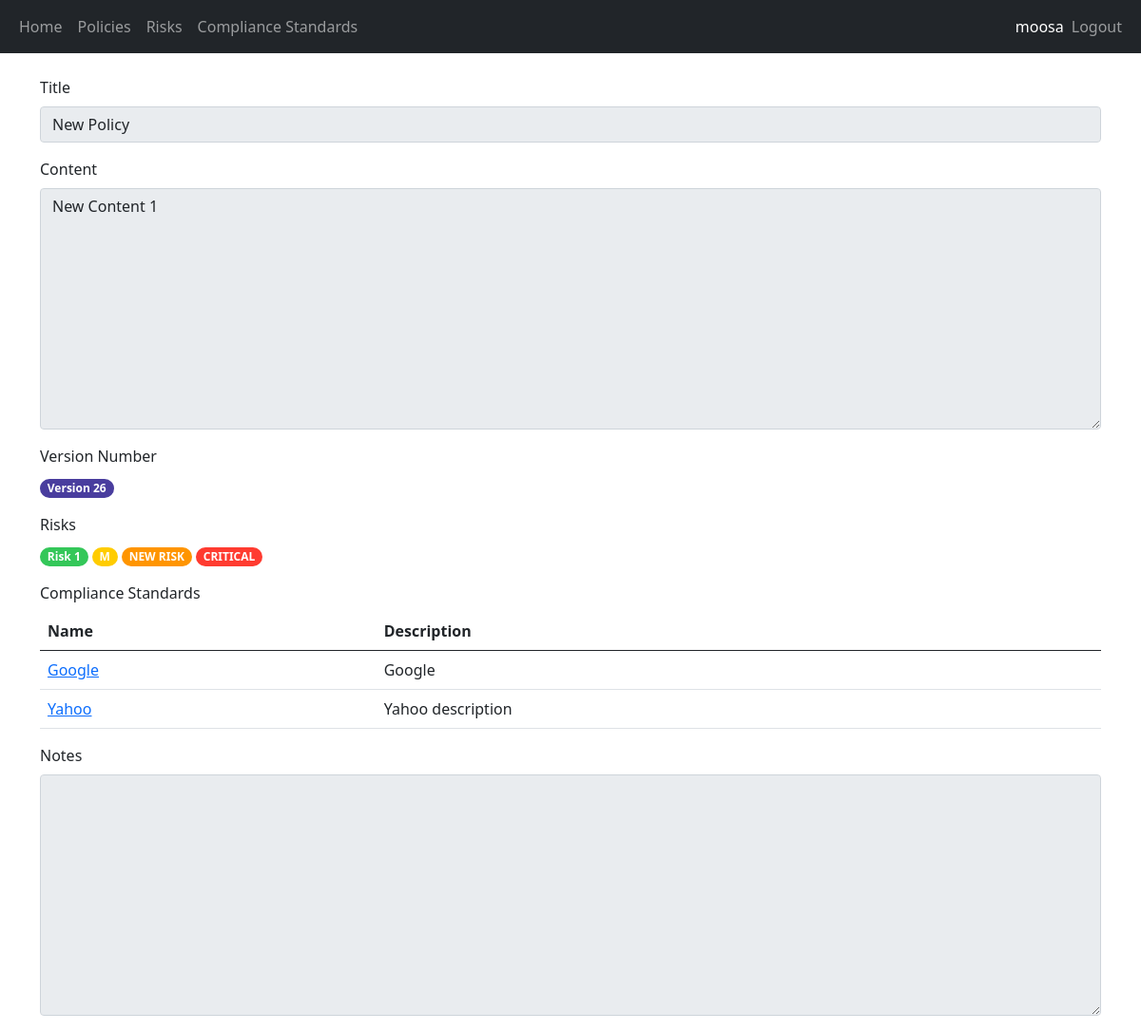
Before: /view-policy-version/29 (signed in) with the older database file.
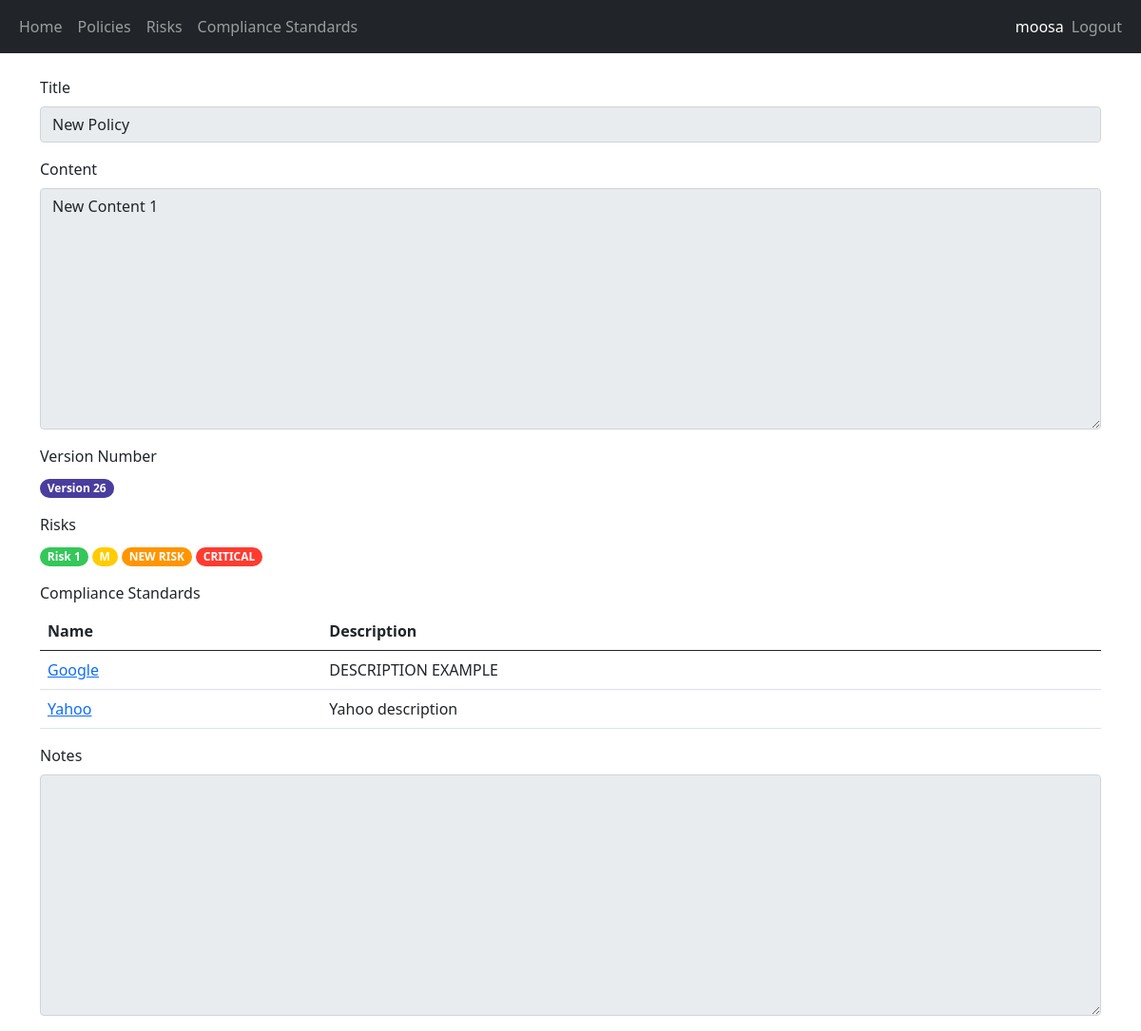
After: the same page with the newer database file.
### security/models.py (models this page shows, shortened)
class ComplianceStandard(models.Model):
    name = models.CharField(max_length=100)
    description = models.TextField(max_length=250)
    reference_url = models.CharField(max_length=100)
    updated_at = models.DateTimeField(auto_now=True)

### security/views.py (the view)
# urls.py: path('view-policy-version/<int:pk>', views.view_policy_version, name='view_policy_version'),
@login_required(login_url="/login")
@permission_required("security.view_policyversion", login_url="/access-denied")
def view_policy_version(request, pk):
    policy_version = PolicyVersion.objects.get(id=pk)
    return render(request, 'security/view_policy_version.html', {"policy_version": policy_version})

### security/templates/security/view_policy_version.html (shortened to what this page needs)
{% extends 'main/base.html' %}
{% load crispy_forms_tags %}
{% block content %}
<div class="form-group">
    <div class="mb-3">
        <label class="form-label">Title</label>
        <input class="form-control" value="{{ policy_version.title }}" readonly>
    </div>
    <div class="mb-3">
        <label class="form-label">Content</label>
        <textarea class="textarea form-control" rows="10" cols="40" readonly>{{ policy_version.content }}</textarea>
    </div>
    <div class="mb-3">
        <label class="form-label">Version Number</label>
        <br/><span class="badge rounded-pill text-left version-badge">Version {{policy_version.version_number}}</span>
    </div>
    <div class="mb-3">
        <label class="form-label">Risks</label><br/>
        {% for risk in policy_version.risks.all %}
        <span class="badge rounded-pill {{risk.get_severity_display.lower}}-severity">{{risk.name}}</span>
        {% endfor %}
    </div>
    <div class="mb-3">
        <label class="form-label">Compliance Standards</label><br/>
        <table class="table">
            <thead>
              <tr>
                <th scope="col">Name</th>
                <th scope="col">Description</th>
              </tr>
            </thead>
            <tbody>
            {% for compliance_standard in policy_version.compliance_standards.all %}
                <tr>
                    <td><a target="_blank" href="{{ compliance_standard.reference_url }}">{{compliance_standard.name}}</a></td>
                    <td>{{ compliance_standard.description }}</td>
                </tr>
            {% endfor %}
            </tbody>
          </table>
    </div>
    <div class="mb-3">
        <label class="form-label">Notes</label>
        <textarea class="textarea form-control" rows="10" cols="40" readonly>{{ policy_version.notes }}</textarea>
    </div>
</div>
{% endblock %}

Changed rows visible on the page:
changed ComplianceStandard "Google": description "Google" → "DESCRIPTION EXAMPLE"
